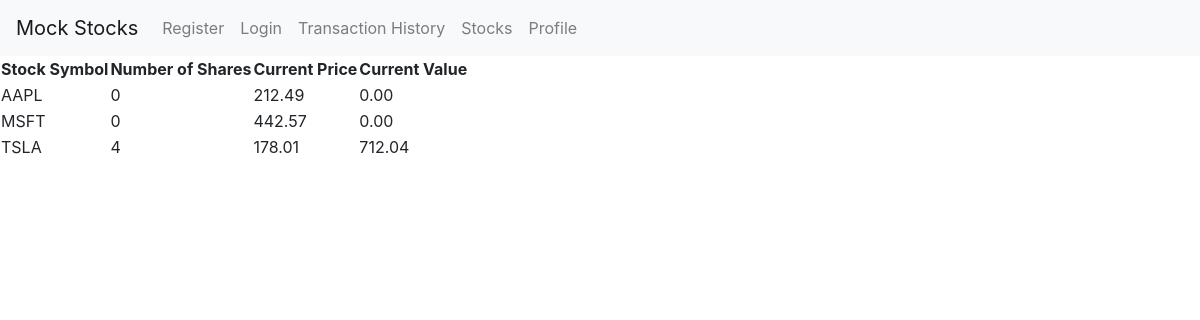
Before: /portfolio/ (signed in) with the older database file.
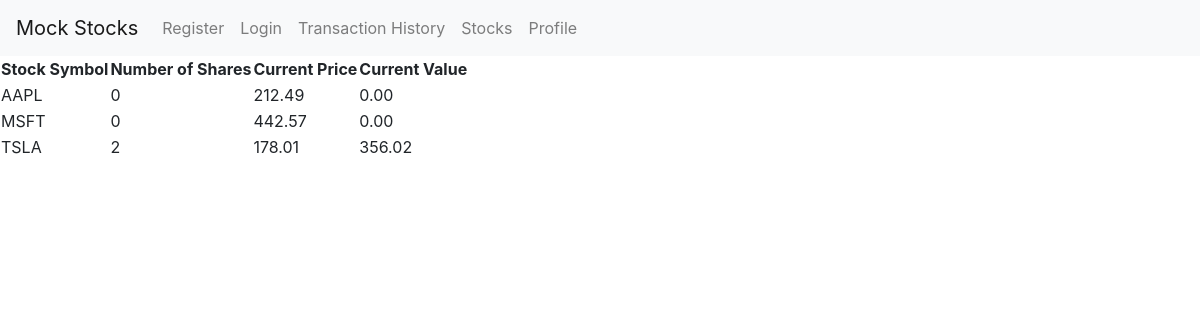
After: the same page with the newer database file.
### Project4_App_level/Project4_App_level/models.py (models this page shows, shortened)
class UserStock(models.Model):
    user = models.ForeignKey(UserProfile, on_delete=models.CASCADE)
    stock = models.ForeignKey(Stock, on_delete=models.CASCADE)
    quantity = models.IntegerField(default=0)

class Stock(models.Model):
    symbol = models.CharField(max_length=10)
    name = models.CharField(max_length=50)
    current_price = models.DecimalField(max_digits=10, decimal_places=2)
    current_value = models.DecimalField(max_digits=10, decimal_places=2, null=True, blank=True)

### Project4_App_level/Project4_App_level/views.py (the view)
# urls.py: path('portfolio/', views.portfolio_view, name='portfolio'),
@login_required
def portfolio_view(request):
    if request.user.is_authenticated:
        user_profile = UserProfile.objects.get(user=request.user)
        holdings = UserStock.objects.filter(user=user_profile)
        for holding in holdings:
            holding.current_value = holding.quantity * holding.stock.current_price
        return render(request, './portfolio.html', {'holdings': holdings})
    else:
        return redirect('login')

### Project4_App_level/Templates/portfolio.html (shortened to what this page needs)
<!DOCTYPE html>
<html lang="en">
<head>
    <link rel="stylesheet" href="https://stackpath.bootstrapcdn.com/bootstrap/4.3.1/css/bootstrap.min.css">
</head>
<body>
  <nav class="navbar navbar-expand-lg navbar-light bg-light">
        <a class="navbar-brand" href="{% url 'home' %}">Mock Stocks</a>
        <div class="collapse navbar-collapse">
            <ul class="navbar-nav mr-auto">
                <li class="nav-item">
                    <a class="nav-link" href="{% url 'create_profile_view' %}">Register</a>
                </li>
                <li class="nav-item">
                    <a class="nav-link" href="{% url 'login' %}">Login</a>
                </li>
                <li class="nav-item">
                    <a class="nav-link" href="{% url 'transaction_history' %}">Transaction History</a>
                </li>
                <li class="nav-item">
                    <a class="nav-link" href="{% url 'stocks' %}">Stocks</a>
                </li>
                <li class="nav-item">
                    <a class="nav-link" href="{% url 'profile' %}">Profile</a>
                </li>
            </ul>
        </div>
    </nav>
    <table>
        <tr>
            <th>Stock Symbol</th>
            <th>Number of Shares</th>
            <th>Current Price</th>
            <th>Current Value</th>
        </tr>
        {% for holding in holdings %}
        <tr>
            <td>{{ holding.stock.symbol }}</td>
            <td>{{ holding.quantity }}</td>
            <td>{{ holding.stock.current_price }}</td>
            <td>{{ holding.current_value }}</td>
        </tr>
        {% endfor %}
    </table>
</body>
</html>

Changed rows visible on the page:
changed UserStock "TSLA": quantity "4" → "2"; current_value "712.04" → "356.02"
